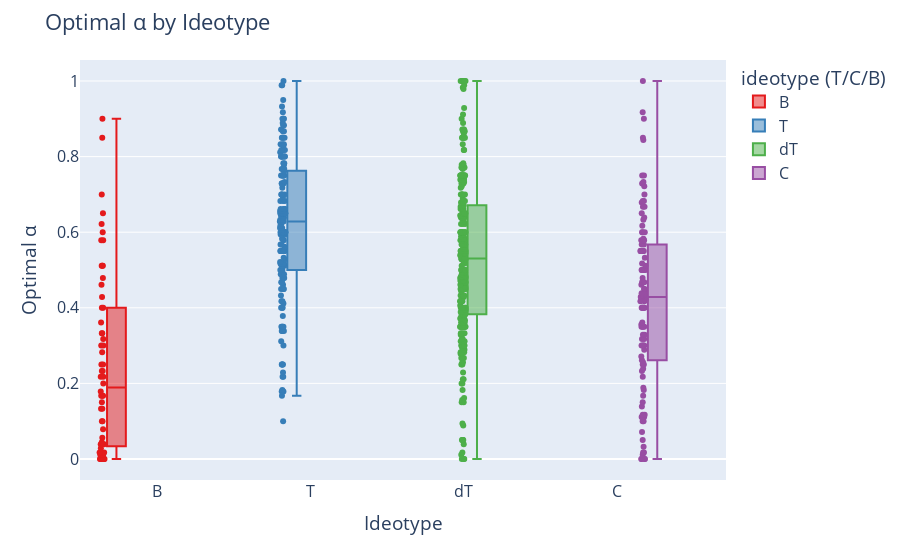

The notebook cell this image was saved under:
### Code cell
# Base boxplot (like boxen, shows distribution)
fig = px.box(
    ideotypes_df,
    x="ideotype (T/C/B)",
    y="optimal alpha",
    color="ideotype (T/C/B)",                # hue
    points="all",                            # show all points like boxen
    color_discrete_sequence=px.colors.qualitative.Set1
)

# Layout tweaks
fig.update_layout(
    title="Optimal α by Ideotype",
    xaxis_title="Ideotype",
    yaxis_title="Optimal α",
    font=dict(size=16),
    boxmode="group"
)

fig.show()

### Figure 1 — Plotly figure (JSON) as saved in the notebook; plotly's stock layout.template omitted (floating-point values rounded to 4 significant figures; data arrays with more than 128 entries replaced by an {"elided": "..."} marker saying what was removed)
{"data": [{"alignmentgroup": "True", "boxpoints": "all", "hovertemplate": "ideotype (T/C/B)=%{x}<br>optimal alpha=%{y}<extra></extra>", "legendgroup": "B", "marker": {"color": "rgb(228,26,28)"}, "name": "B", "notched": false, "offsetgroup": "B", "orientation": "v", "showlegend": true, "type": "box", "x": ["B", "B", "B", "B", "B", "B", "B", "B", "B", "B", "B", "B", "B", "B", "B", "B", "B", "B", "B", "B", "B", "B", "B", "B", "B", "B", "B", "B", "B", "B", "B", "B", "B", "B", "B", "B", "B", "B", "B", "B", "B", "B", "B", "B", "B", "B", "B", "B", "B", "B", "B", "B", "B", "B", "B", "B", "B", "B", "B", "B"], "x0": " ", "xaxis": "x", "y": [0.15, 0, 0.1327, 0.25, 0.0387, 0, 0.4, 0.3173, 0.6214, 0.2327, 0.0173, 0.4786, 0.056, 0.2, 0, 0.1, 0.3327, 0.0786, 0.0173, 0.85, 0.5113, 0.3613, 0, 0.0286, 0.3, 0.0113, 0, 0, 0.3, 0.0113, 0.0113, 0.65, 0.5113, 0.3327, 0.5113, 0.0113, 0.0387, 0.5786, 0.1327, 0.1673, 0.4286, 0.2327, 0.2173, 0.2173, 0.9, 0.1786, 0.6, 0.4613, 0.25, 0.1673, 0.044, 0.5786, 0.1, 0.0173, 0.2827, 0.0387, 0.0113, 0.7, 0.4, 0.1673], "y0": " ", "yaxis": "y"}, {"alignmentgroup": "True", "boxpoints": "all", "hovertemplate": "ideotype (T/C/B)=%{x}<br>optimal alpha=%{y}<extra></extra>", "legendgroup": "T", "marker": {"color": "rgb(55,126,184)"}, "name": "T", "notched": false, "offsetgroup": "T", "orientation": "v", "showlegend": true, "type": "box", "x": {"elided": "169 str values"}, "x0": " ", "xaxis": "x", "y": {"elided": "169 float values"}, "y0": " ", "yaxis": "y"}, {"alignmentgroup": "True", "boxpoints": "all", "hovertemplate": "ideotype (T/C/B)=%{x}<br>optimal alpha=%{y}<extra></extra>", "legendgroup": "dT", "marker": {"color": "rgb(77,175,74)"}, "name": "dT", "notched": false, "offsetgroup": "dT", "orientation": "v", "showlegend": true, "type": "box", "x": {"elided": "274 str values"}, "x0": " ", "xaxis": "x", "y": {"elided": "274 float values"}, "y0": " ", "yaxis": "y"}, {"alignmentgroup": "True", "boxpoints": "all", "hovertemplate": "ideotype (T/C/B)=%{x}<br>optimal alpha=%{y}<extra></extra>", "legendgroup": "C", "marker": {"color": "rgb(152,78,163)"}, "name": "C", "notched": false, "offsetgroup": "C", "orientation": "v", "showlegend": true, "type": "box", "x": ["C", "C", "C", "C", "C", "C", "C", "C", "C", "C", "C", "C", "C", "C", "C", "C", "C", "C", "C", "C", "C", "C", "C", "C", "C", "C", "C", "C", "C", "C", "C", "C", "C", "C", "C", "C", "C", "C", "C", "C", "C", "C", "C", "C", "C", "C", "C", "C", "C", "C", "C", "C", "C", "C", "C", "C", "C", "C", "C", "C", "C", "C", "C", "C", "C", "C", "C", "C", "C", "C", "C", "C", "C", "C", "C", "C", "C", "C", "C", "C", "C", "C", "C", "C", "C", "C", "C", "C", "C", "C", "C", "C", "C", "C", "C", "C", "C", "C", "C", "C", "C", "C", "C", "C", "C", "C", "C", "C", "C", "C", "C", "C", "C", "C"], "x0": " ", "xaxis": "x", "y": [0.2173, 0.4173, 0.4286, 0.1, 0.0714, 0.6387, 0.4286, 0.7327, 0.45, 0.3, 0.3, 0.5, 0.55, 0.35, 0.5, 0, 0.35, 0.0327, 0.4, 0.6, 0.3, 0.5786, 0.2327, 0.4327, 0.3173, 0.4214, 0.2613, 0.35, 0.4613, 0.256, 0.7, 0.1887, 0.1, 0.35, 0.85, 0.2887, 0.5673, 0, 0.1173, 0.4673, 0.0173, 0.4, 0.55, 0.9, 0.5327, 0.3613, 0.5173, 0.9173, 0.25, 0.4, 0.2714, 0.4, 0.5, 0.55, 0.0173, 0.844, 0.3, 0.0113, 0.1173, 0.5, 0.5827, 0.4286, 0.05, 0.4327, 0.3286, 0.4673, 0.1113, 0.1113, 0.5673, 0.6, 0.4286, 0.55, 0.3173, 0.75, 0.6827, 0.55, 0.6327, 0.75, 0.4786, 0.4327, 0.6673, 0.15, 0.55, 0.6173, 0.1113, 0.5113, 0.6827, 0.7286, 0.1387, 0.5786, 0.4173, 0.2387, 0.4, 0.45, 0.1673, 0.4387, 0.4387, 0.55, 0.55, 0.5786, 0.6673, 0.25, 0, 0.4, 0.356, 0.1827, 0.6, 0.5, 0.65, 0.3286, 0.7214, 1, 0.6786, 0], "y0": " ", "yaxis": "y"}], "layout": {"autosize": true, "boxmode": "group", "font": {"size": 16}, "legend": {"title": {"text": "ideotype (T/C/B)"}, "tracegroupgap": 0}, "margin": {"t": 60}, "title": {"text": "Optimal α by Ideotype"}, "xaxis": {"anchor": "y", "autorange": true, "categoryarray": ["B", "T", "dT", "C"], "categoryorder": "array", "domain": [0, 1], "range": [-0.5, 3.711], "title": {"text": "Ideotype"}, "type": "category"}, "yaxis": {"anchor": "x", "autorange": true, "domain": [0, 1], "range": [-0.05556, 1.056], "title": {"text": "Optimal α"}, "type": "linear"}}}
